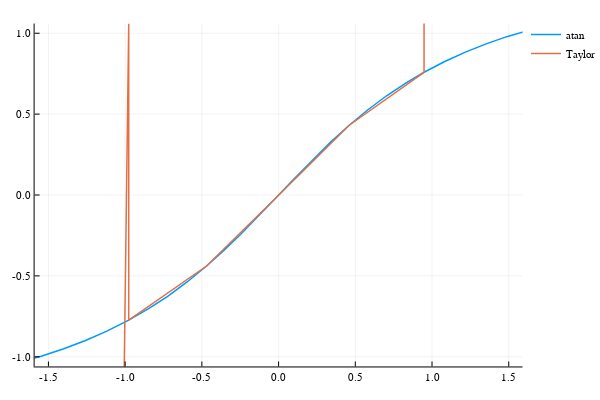

Here is the notebook cell this chart was saved with:
### Code cell
plot([atan, f],xlimits=[-1.5,1.5],label=["atan" "Taylor"],ylimits=[-1,1],lw=1.5)

### Figure 1 — Plotly figure (JSON) as saved in the notebook; plotly's stock layout.template omitted (floating-point values rounded to 4 significant figures)
{"data": [{"colorbar": {"title": ""}, "hoverinfo": "text", "legendgroup": "atan", "line": {"color": "rgba(0, 154, 250, 1.000)", "dash": "solid", "shape": "linear", "width": 1.5}, "mode": "lines", "name": "atan", "showlegend": true, "text": [null, null, null, null, null, null, null, null, null, null, null, null, null, null, null, null, null, null, null, null, null, null, null, null, null, null, null, null, null, null, null, null, null, null, null, null, null, null, null, null, null, null, null], "type": "scatter", "x": [-4.902, -3.999, -3.457, -2.998, -2.749, -2.499, -2.27, -2.04, -1.794, -1.547, -1.405, -1.262, -1.119, -0.9767, -0.8499, -0.7231, -0.5962, -0.4694, -0.3583, -0.2471, -0.1359, -0.02468, 0.09655, 0.2178, 0.339, 0.4602, 0.5822, 0.7041, 0.8261, 0.948, 1.083, 1.218, 1.353, 1.487, 1.744, 2.001, 2.267, 2.534, 2.759, 2.983, 3.532, 4.047, 4.873], "xaxis": "x1", "y": [-1.37, -1.326, -1.289, -1.249, -1.222, -1.19, -1.156, -1.115, -1.062, -0.9971, -0.9521, -0.9007, -0.8416, -0.7736, -0.7044, -0.626, -0.5377, -0.4389, -0.344, -0.2422, -0.135, -0.02467, 0.09626, 0.2144, 0.3269, 0.4313, 0.5272, 0.6135, 0.6905, 0.7587, 0.8252, 0.8833, 0.9341, 0.9789, 1.05, 1.107, 1.155, 1.195, 1.223, 1.247, 1.295, 1.329, 1.368], "yaxis": "y1", "zmax": 0.1, "zmin": -0.1}, {"colorbar": {"title": ""}, "hoverinfo": "text", "legendgroup": "Taylor", "line": {"color": "rgba(227, 111, 71, 1.000)", "dash": "solid", "shape": "linear", "width": 1.5}, "mode": "lines", "name": "Taylor", "showlegend": true, "text": [null, null, null, null, null, null, null, null, null, null, null, null, null, null, null, null, null, null, null, null, null, null, null, null, null, null, null, null, null, null, null, null, null, null, null, null, null, null, null, null, null, null, null, null, null, null, null, null, null, null, null, null, null, null, null, null, null, null, null, null, null, null, null, null, null, null, null, null, null, null, null, null, null, null, null, null, null, null, null, null, null, null, null, null, null, null, null, null, null], "type": "scatter", "x": [-4.997, -4.994, -4.991, -4.988, -4.985, -4.982, -4.979, -4.976, -4.973, -4.969, -4.966, -4.963, -4.96, -4.957, -4.954, -4.951, -4.945, -4.939, -4.933, -4.927, -4.921, -4.915, -4.908, -4.902, -4.874, -4.846, -4.818, -4.789, -4.733, -4.677, -4.564, -4.451, -4.225, -3.999, -3.728, -3.457, -3.227, -2.998, -2.499, -2.04, -1.547, -0.9767, -0.4694, -0.02468, 0.4602, 0.948, 1.487, 2.001, 2.534, 2.983, 3.257, 3.532, 3.789, 4.047, 4.254, 4.46, 4.563, 4.666, 4.77, 4.873, 4.881, 4.889, 4.897, 4.905, 4.913, 4.921, 4.929, 4.936, 4.94, 4.944, 4.948, 4.952, 4.956, 4.96, 4.964, 4.968, 4.972, 4.976, 4.978, 4.98, 4.982, 4.984, 4.986, 4.988, 4.99, 4.992, 4.994, 4.996, 4.998], "xaxis": "x1", "y": [-1.316e+138, -1.164e+138, -1.029e+138, -9.101e+137, -8.047e+137, -7.115e+137, -6.29e+137, -5.561e+137, -4.915e+137, -4.344e+137, -3.84e+137, -3.393e+137, -2.998e+137, -2.649e+137, -2.341e+137, -2.068e+137, -1.614e+137, -1.259e+137, -9.817e+136, -7.654e+136, -5.965e+136, -4.648e+136, -3.62e+136, -2.819e+136, -8.829e+135, -2.747e+135, -8.489e+134, -2.605e+134, -2.402e+133, -2.153e+132, -1.583e+130, -1.028e+128, -2.925e+123, -4.678e+118, -3.416e+112, -8.557e+105, -8.568e+99, -3.092e+93, -3.977e+77, -6.889e+59, -4.503e+35, -0.7736, -0.4389, -0.02467, 0.4313, 0.7587, 1.549e+32, 1.347e+58, 6.337e+78, 1.155e+93, 5.561e+100, 6.389e+107, 9.091e+113, 5.085e+119, 1.127e+124, 1.554e+128, 1.548e+130, 1.391e+132, 1.133e+134, 8.398e+135, 1.165e+136, 1.616e+136, 2.24e+136, 3.103e+136, 4.296e+136, 5.945e+136, 8.222e+136, 1.137e+137, 1.336e+137, 1.57e+137, 1.846e+137, 2.169e+137, 2.548e+137, 2.993e+137, 3.516e+137, 4.129e+137, 4.849e+137, 5.694e+137, 6.169e+137, 6.684e+137, 7.242e+137, 7.846e+137, 8.501e+137, 9.209e+137, 9.977e+137, 1.081e+138, 1.171e+138, 1.268e+138, 1.374e+138], "yaxis": "y1", "zmax": 0.1, "zmin": -0.1}], "layout": {"annotations": [], "height": 400, "legend": {"bgcolor": "rgba(255, 255, 255, 1.000)", "bordercolor": "rgba(0, 0, 0, 1.000)", "font": {"color": "rgba(0, 0, 0, 1.000)", "family": "sans-serif", "size": 11}, "tracegroupgap": 0, "x": 1, "y": 1}, "margin": {"b": 20, "l": 0, "r": 0, "t": 20}, "paper_bgcolor": "rgba(255, 255, 255, 1.000)", "plot_bgcolor": "rgba(255, 255, 255, 1.000)", "showlegend": true, "width": 600, "xaxis": {"anchor": "y1", "domain": [0.06582, 0.9934], "gridcolor": "rgba(0, 0, 0, 0.100)", "gridwidth": 0.5, "linecolor": "rgba(0, 0, 0, 1.000)", "mirror": false, "range": [-1.59, 1.59], "showgrid": true, "showline": true, "showticklabels": true, "tickangle": 0, "tickcolor": "rgb(0, 0, 0)", "tickfont": {"color": "rgba(0, 0, 0, 1.000)", "family": "sans-serif", "size": 11}, "tickmode": "array", "ticks": "inside", "ticktext": ["-1.5", "-1.0", "-0.5", "0.0", "0.5", "1.0", "1.5"], "tickvals": [-1.5, -1, -0.5, 0, 0.5, 1, 1.5], "title": "", "titlefont": {"color": "rgba(0, 0, 0, 1.000)", "family": "sans-serif", "size": 15}, "type": "-", "visible": true, "zeroline": false, "zerolinecolor": "rgba(0, 0, 0, 1.000)"}, "yaxis": {"anchor": "x1", "domain": [0.03762, 0.9902], "gridcolor": "rgba(0, 0, 0, 0.100)", "gridwidth": 0.5, "linecolor": "rgba(0, 0, 0, 1.000)", "mirror": false, "range": [-1.06, 1.06], "showgrid": true, "showline": true, "showticklabels": true, "tickangle": 0, "tickcolor": "rgb(0, 0, 0)", "tickfont": {"color": "rgba(0, 0, 0, 1.000)", "family": "sans-serif", "size": 11}, "tickmode": "array", "ticks": "inside", "ticktext": ["-1.0", "-0.5", "0.0", "0.5", "1.0"], "tickvals": [-1, -0.5, 0, 0.5, 1], "title": "", "titlefont": {"color": "rgba(0, 0, 0, 1.000)", "family": "sans-serif", "size": 15}, "type": "-", "visible": true, "zeroline": false, "zerolinecolor": "rgba(0, 0, 0, 1.000)"}}}
